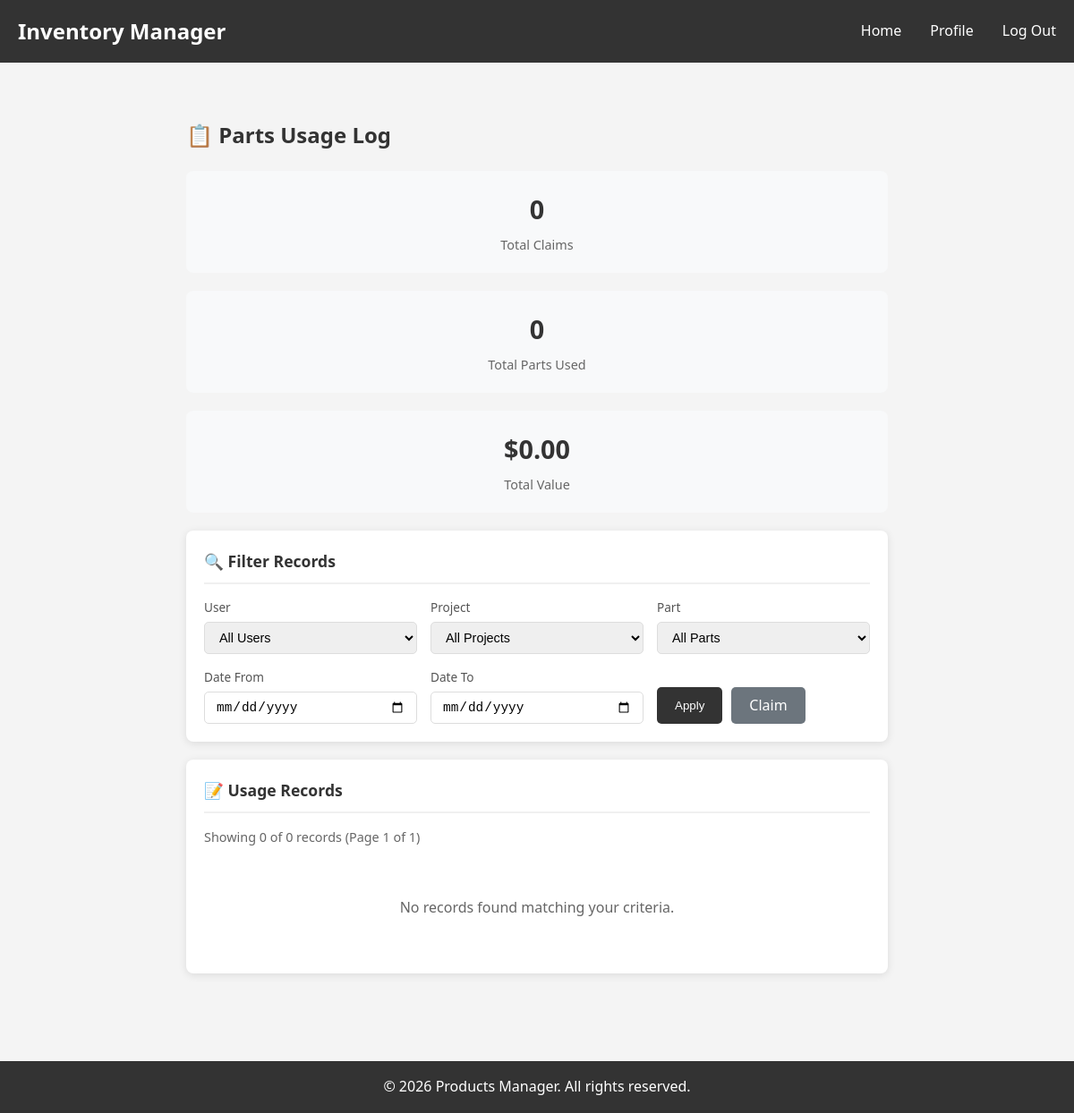
Page /pages/admin_parts_log.php?filter_user=billyKwang (signed in) on the earlier database version.
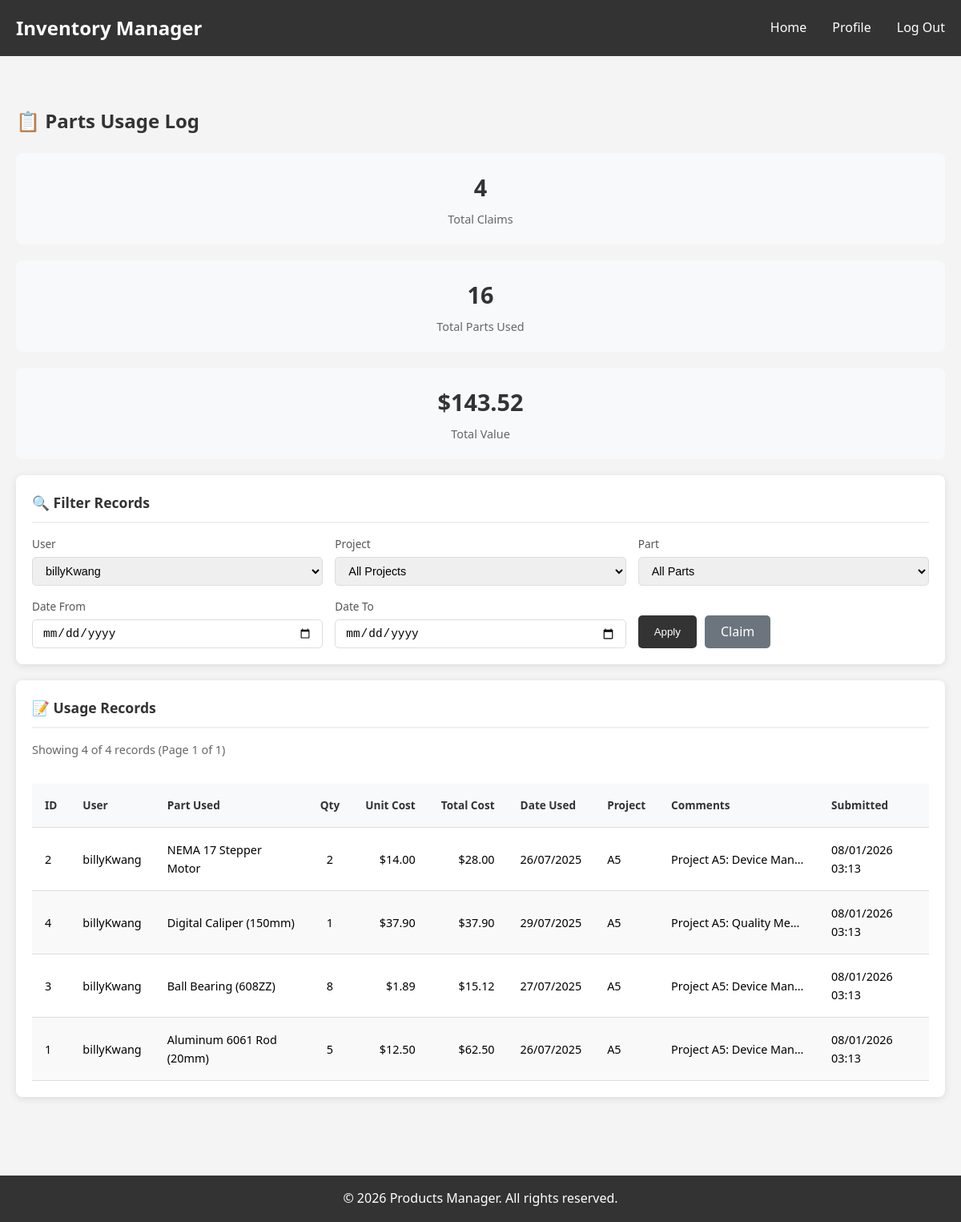
Same page on the later database version.
### tables this page shows
CREATE TABLE `parts_log` (
    `id` INT AUTO_INCREMENT PRIMARY KEY,
    `username` VARCHAR(255), 
    `part_used` VARCHAR(255), 
    `amount_used` INT,
    `date_used` DATE, 
    `project_id` VARCHAR(255),  
    `comments` VARCHAR(255), 
    `claim_submission_time` DATETIME DEFAULT CURRENT_TIMESTAMP
);

### pages/admin_parts_log.php (the view, shortened to what the changed rows need)
<?php
try {
    $pdo = new PDO(
        "mysql:host=" . DB_HOST . ";dbname=" . DB_NAME . ";charset=utf8mb4",
        DB_USER,
        DB_PASS,
        [
            PDO::ATTR_ERRMODE => PDO::ERRMODE_EXCEPTION,
            PDO::ATTR_DEFAULT_FETCH_MODE => PDO::FETCH_ASSOC
        ]
    );
} catch (PDOException $e) {
    die("Database connection failed: " . $e->getMessage());
}
$recordsPerPage = 20;
$currentPage = isset($_GET['page']) ? max(1, intval($_GET['page'])) : 1;
$offset = ($currentPage - 1) * $recordsPerPage;
$users = $pdo->query("SELECT DISTINCT username FROM parts_log ORDER BY username")->fetchAll();
$whereConditions = [];
$params = [];
if (!empty($_GET['filter_user'])) {
    $whereConditions[] = "pl.username = :username";
    $params[':username'] = $_GET['filter_user'];
}
$whereClause = !empty($whereConditions) ? "WHERE " . implode(" AND ", $whereConditions) : "";
$countSql = "SELECT COUNT(*) as total FROM parts_log pl $whereClause";
$countStmt = $pdo->prepare($countSql);
$countStmt->execute($params);
$totalRecords = $countStmt->fetch()['total'];
$totalPages = ceil($totalRecords / $recordsPerPage);
$sql = "SELECT
            pl.id,
            pl.username,
            pl.part_used,
            pl.amount_used,
            pl.date_used,
            pl.project_id,
            pl.comments,
            pl.claim_submission_time,
            COALESCE(i.cost_per_part, 0) as cost_per_part,
            (pl.amount_used * COALESCE(i.cost_per_part, 0)) as total_cost
        FROM parts_log pl
        LEFT JOIN inventory i ON pl.part_used = i.part_name
        $whereClause
        ORDER BY pl.claim_submission_time DESC
        LIMIT :limit OFFSET :offset";
$stmt = $pdo->prepare($sql);
foreach ($params as $key => $value) {
    $stmt->bindValue($key, $value);
}
$stmt->bindValue(':limit', $recordsPerPage, PDO::PARAM_INT);
$stmt->bindValue(':offset', $offset, PDO::PARAM_INT);
$stmt->execute();
$records = $stmt->fetchAll();
$summarySql = "SELECT
                COUNT(*) as total_claims,
                SUM(pl.amount_used) as total_parts_used,
                SUM(pl.amount_used * COALESCE(i.cost_per_part, 0)) as total_value
               FROM parts_log pl
               LEFT JOIN inventory i ON pl.part_used = i.part_name
               $whereClause";
$summaryStmt = $pdo->prepare($summarySql);
$summaryStmt->execute($params);
$summary = $summaryStmt->fetch();
?>
<!DOCTYPE html>
<html lang="en">
<head>
    <link rel="stylesheet" href="<?php echo BASE_URL; ?>/css/style.css">
</head>
<body>
    <?php include __DIR__ . '/../includes/header.php'; ?>
    <div class="log-container">
        <div class="page-header">
            <h1>📋 Parts Usage Log</h1>
        </div>
        <div class="summary-stats">
            <div class="stat-box">
                <div class="stat-value"><?php echo number_format($summary['total_claims'] ?? 0); ?></div>
                <div class="stat-label">Total Claims</div>
            </div>
            <div class="stat-box">
                <div class="stat-value"><?php echo number_format($summary['total_parts_used'] ?? 0); ?></div>
                <div class="stat-label">Total Parts Used</div>
            </div>
            <div class="stat-box">
                <div class="stat-value">$<?php echo number_format($summary['total_value'] ?? 0, 2); ?></div>
                <div class="stat-label">Total Value</div>
            </div>
        </div>
        <div class="card">
            <h2>🔍 Filter Records</h2>
            <form method="GET" class="filter-form">
                <div class="filter-group">
                    <label for="filter_user">User</label>
                    <select name="filter_user" id="filter_user">
                        <option value="">All Users</option>
                        <?php foreach ($users as $user): ?>
                            <option value="<?php echo htmlspecialchars($user['username']); ?>"
                                <?php echo (isset($_GET['filter_user']) && $_GET['filter_user'] === $user['username']) ? 'selected' : ''; ?>>
                                <?php echo htmlspecialchars($user['username']); ?>
                            </option>
                        <?php endforeach; ?>
                    </select>
                </div>
            </form>
        </div>
        <div class="card">
            <h2>📝 Usage Records</h2>
            <p class="info-text">
                Showing <?php echo count($records); ?> of <?php echo number_format($totalRecords); ?> records
                (Page <?php echo $currentPage; ?> of <?php echo max(1, $totalPages); ?>)
            </p>
            <?php if (empty($records)): ?>
                <div class="no-data">
                    <p>No records found matching your criteria.</p>
                </div>
            <?php else: ?>
                <div class="table-container">
                    <table>
                        <thead>
                            <tr>
                                <th>ID</th>
                                <th>User</th>
                                <th>Part Used</th>
                                <th class="text-center">Qty</th>
                                <th class="text-right">Unit Cost</th>
                                <th class="text-right">Total Cost</th>
                                <th>Date Used</th>
                                <th>Project</th>
                                <th>Comments</th>
                                <th>Submitted</th>
                            </tr>
                        </thead>
                        <tbody>
                            <?php foreach ($records as $record): ?>
                                <tr>
                                    <td><?php echo $record['id']; ?></td>
                                    <td><?php echo htmlspecialchars($record['username']); ?></td>
                                    <td><?php echo htmlspecialchars($record['part_used']); ?></td>
                                    <td class="text-center"><?php echo $record['amount_used']; ?></td>
                                    <td class="text-right">$<?php echo number_format($record['cost_per_part'], 2); ?></td>
                                    <td class="text-right">$<?php echo number_format($record['total_cost'], 2); ?></td>
                                    <td><?php echo date('d/m/Y', strtotime($record['date_used'])); ?></td>
                                    <td><?php echo htmlspecialchars($record['project_id'] ?? '-'); ?></td>
                                    <td class="comment-cell" title="<?php echo htmlspecialchars($record['comments'] ?? ''); ?>">
                                        <?php echo htmlspecialchars($record['comments'] ?? '-'); ?>
                                    </td>
                                    <td><?php echo date('d/m/Y H:i', strtotime($record['claim_submission_time'])); ?></td>
                                </tr>
                            <?php endforeach; ?>
                        </tbody>
                    </table>
                </div>
            <?php endif; ?>
        </div>
    </div>
</body>
</html>

Differences in the rows shown:
now on this page (row edited): parts_log: id "2", username "billyKwang", part_used "NEMA 17 Stepper Motor", amount_used "2", cost_per_part "14.00", total_cost "28.00", date_used "26/07/2025", project "A5", comments "Project A5: Device Man…", claim_submission_time "08/01/2026 03:13"
now on this page (row edited): parts_log: id "4", username "billyKwang", part_used "Digital Caliper (150mm)", amount_used "1", cost_per_part "37.90", total_cost "37.90", date_used "29/07/2025", project "A5", comments "Project A5: Quality Me…", claim_submission_time "08/01/2026 03:13"
now on this page (row edited): parts_log: id "3", username "billyKwang", part_used "Ball Bearing (608ZZ)", amount_used "8", cost_per_part "1.89", total_cost "15.12", date_used "27/07/2025", project "A5", comments "Project A5: Device Man…", claim_submission_time "08/01/2026 03:13"
now on this page (row edited): parts_log: id "1", username "billyKwang", part_used "Aluminum 6061 Rod (20mm)", amount_used "5", cost_per_part "12.50", total_cost "62.50", date_used "26/07/2025", project "A5", comments "Project A5: Device Man…", claim_submission_time "08/01/2026 03:13"
Other differences:
$summary['total_claims']: "0" → "4"
$summary['total_parts_used']: "0" → "16"
$summary['total_value']: "0.00" → "143.52"
form field filter_user: "All Users" → "billyKwang"
count($records): "0" → "4"
$totalRecords: "0" → "4"
text no longer shown: "No records found matching your criteria."
text now shown: "ID User Part Used Qty Unit Cost Total Cost Date Used Project Comments Submitted"
